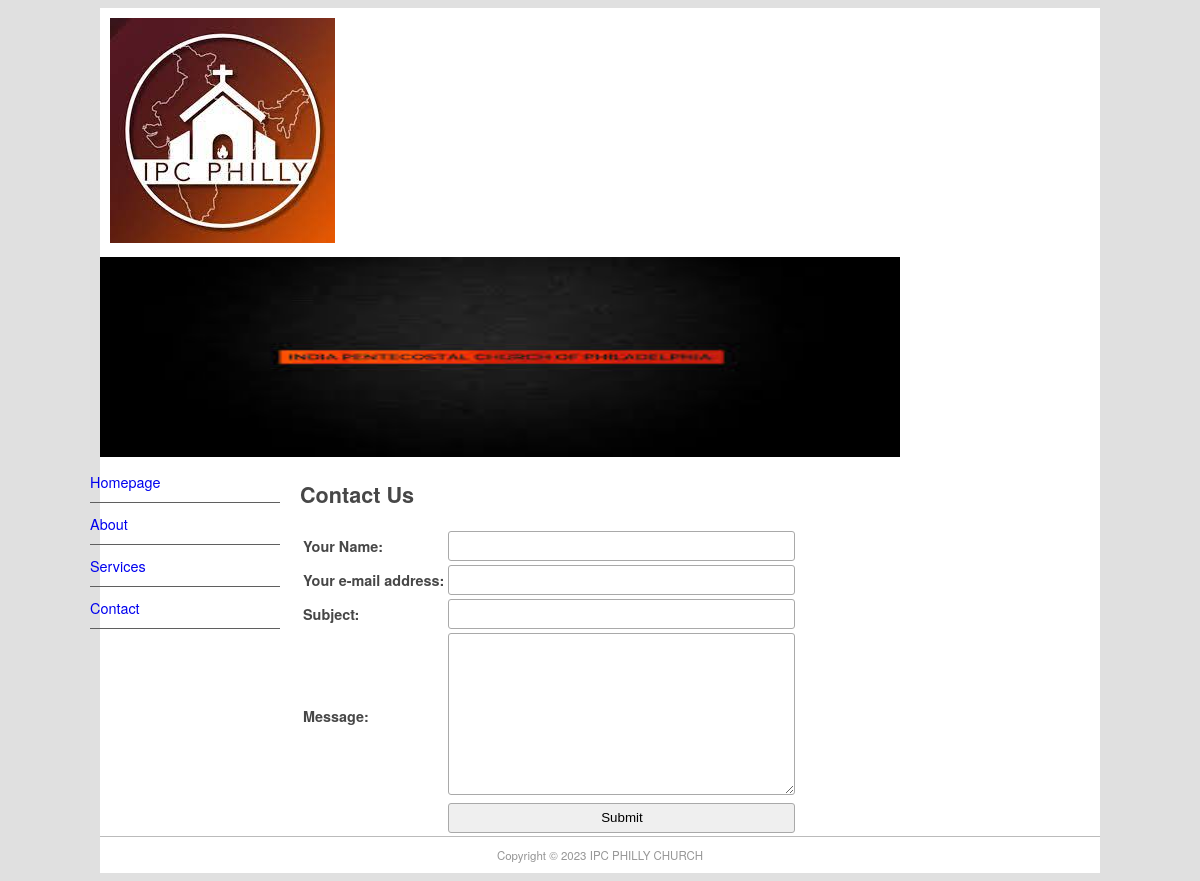
The app's page /contact with its own data.
### pages/models.py (models this page shows, shortened)
class Page(models.Model):
    title = models.CharField(max_length=60)
    permalink = models.CharField(max_length=12, unique=True)
    update_date = models.DateTimeField('Recent Date')
    bodytext = models.TextField('Page Info', blank=True)

### pages/views.py (the view)
# urls.py: path('contact', views.contact, name='contact'),
def contact(request):
    submitted = False
    if request.method == 'POST':
        form = ContactForm(request.POST)
        if form.is_valid():
            cd = form.cleaned_data
            con = get_connection('django.core.mail.backends.console.EmailBackend')
            send_mail(
                cd['subject'],
                cd['message'],
                cd.get('email', 'noreply@example.com'),
                ['siteowner@example.com'],
                connection=con,
            )
            return HttpResponseRedirect('/contact?submitted=True')
    else:
        form = ContactForm()
        if 'submitted' in request.GET:
            submitted = True
    return render(request, 'pages/contact.html', {'form': form, 'page_list': Page.objects.all(), 'submitted': submitted})

### pages/forms.py
class ContactForm(forms.Form):
    yourname = forms.CharField(max_length=100, label='Your Name')
    email = forms.EmailField(required=False, label='Your e-mail address')
    subject = forms.CharField(max_length=100)
    message = forms.CharField(widget=forms.Textarea)

### pages/templates/pages/contact.html (shortened to what this page needs)
{% extends "pages/page.html" %}
{% block content %}
<h1>Contact Us</h1>
{% if submitted %}
    <p class="success">
        Your messsage was sent succsessfully. Thanks
    </p>
{% else %}
    <form action="" method="" novalidate>
        <table>
            {{ form.as_table }}
            <tr>
                <td>&nbsp;</td>
                <td><input type="submit" value="Submit" ></td>
            </tr>
        </table>
    </form>
{% endif %}
{% endblock content %}

### pages/templates/pages/page.html (shortened to what this page needs)
{% extends "base.html" %}
{% block sidenav %}
    {% for page in page_list %}
    <li>
        <a href="{{ page.permalink }}">{{ page.title }}</a>
    </li>
    {% endfor %}
{% endblock sidenav %}

### church_site/static/main.css (style rules this page uses)
body { background-color: #E0E0E0; font-family: Gotham, "Helvetica Neue", Helvetica, Arial, sans-serif; font-size: 0.9em; text-align: justify; color: #474747; }
#nav li { padding-top: 10px; padding-bottom: 10px; font-size: 1em; list-style-type: none; border-bottom: thin solid #5F5F5F; color: #4C4C4C; left: 0px; list-style-position: inside; margin-left: -10px; }
#nav li a { text-decoration: none; }
input, textarea { width: 100%; padding: 5px!important; -webkit-box-sizing: border-box; -moz-box-sizing: border-box; box-sizing: border-box; border-radius: 3px; border-style: solid; border-width: 1px; border-color: rgb(169,169,169) }
input { height: 30px; }

### records on screen
Page: title "Homepage"
Page: title "About"
Page: title "Services"
